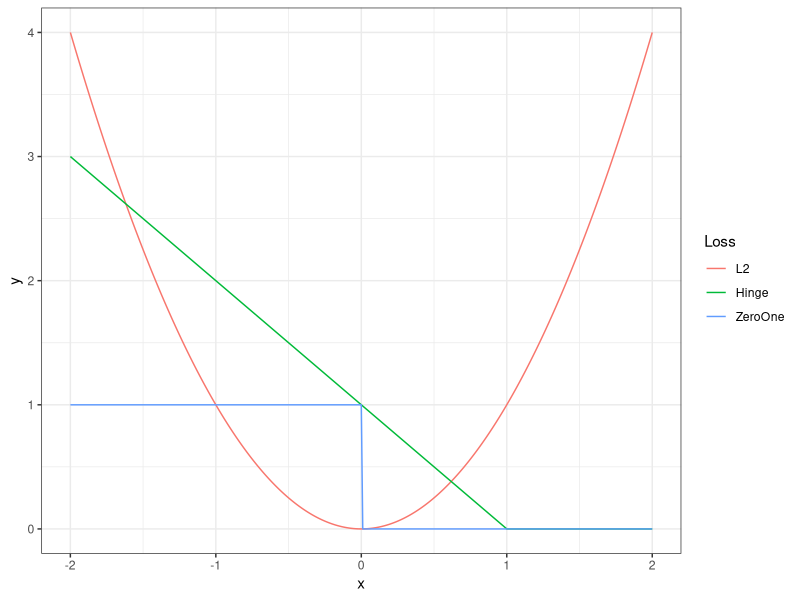

R code for this plot:
# ------------------------------------------------------------------------------
# mathematical concepts

# FIG: plot hinge loss vs l2 loss, 0-1 loss
# ------------------------------------------------------------------------------

set.seed(1L)

library(ggplot2)
library(reshape)
theme_set(theme_bw())

# DATA -------------------------------------------------------------------------

f1 = function(x) x^2
f2 = function(x) {
	ifelse(x > 1, 0, 1 - x)
}
f3 = function(x) {
	ifelse(x > 0, 0, 1)
}

df = data.frame(x = seq(-2, 2, by = 0.01))
df$L2 = f1(df$x)
df$Hinge = f2(df$x)
df$ZeroOne = f3(df$x)

df = melt(df, id.vars = "x")
names(df) = c("x", "Loss", "y")

# PLOT -------------------------------------------------------------------------

p = ggplot(data = df, aes(x = x, y = y, colour = Loss)) + geom_line()
if (interactive()) print(p)
ggsave("../figure/hinge_vs_l2.pdf", p, width = 3, height = 2)
